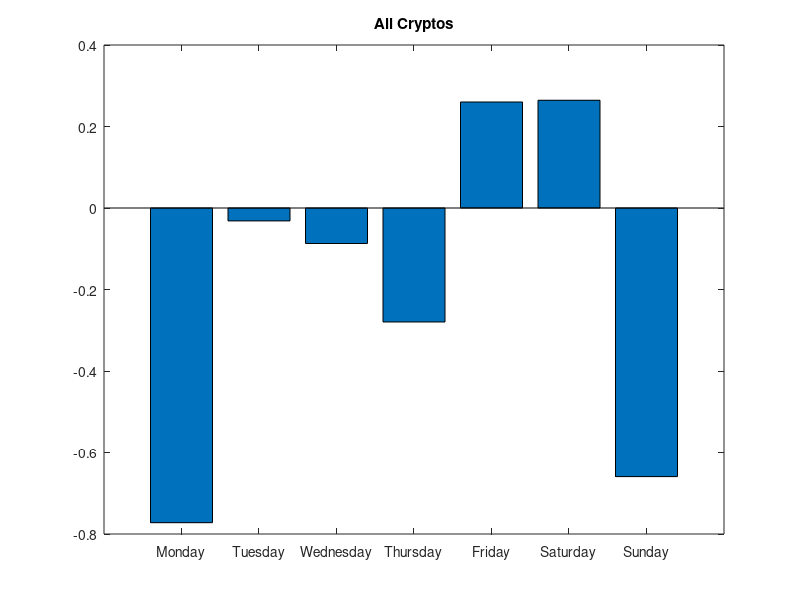
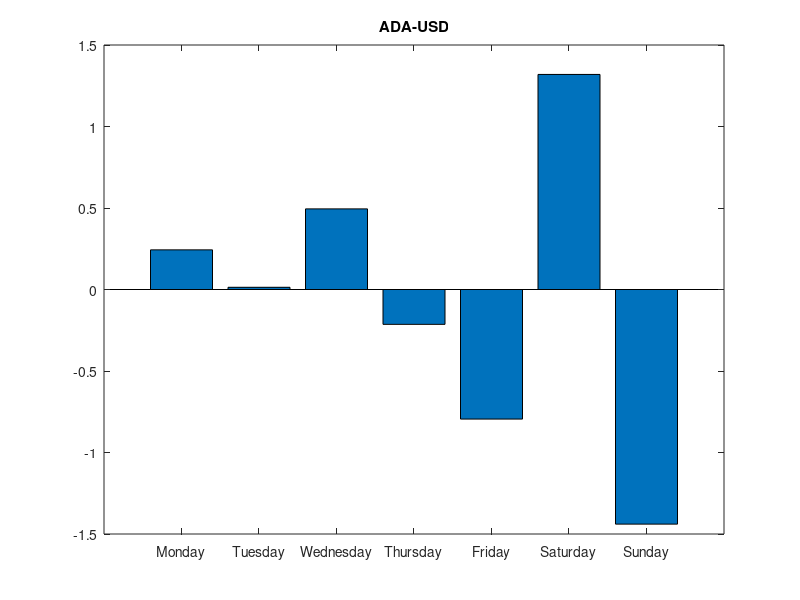
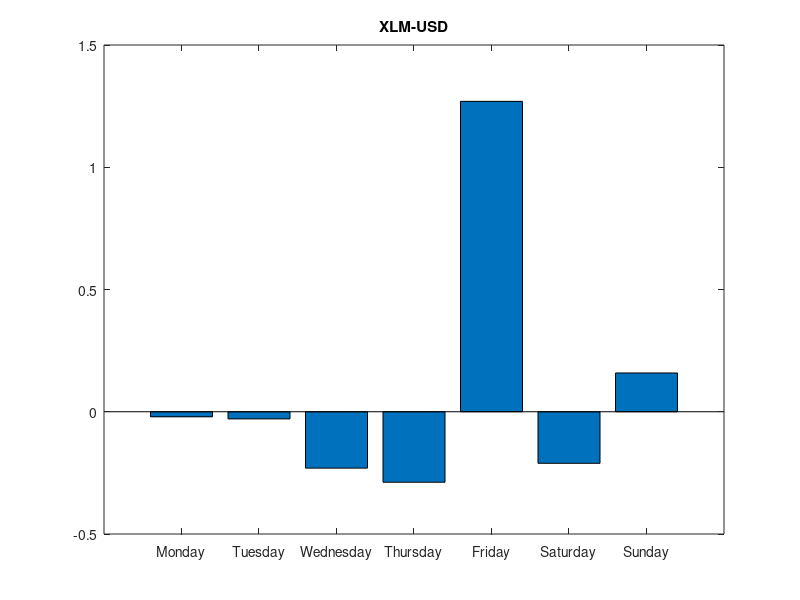

Here is the MATLAB script that generated these plots, in order:


days = {'Monday'; 'Tuesday'; 'Wednesday'; 'Thursday'; 'Friday'; 'Saturday'; 'Sunday'}

% All Data (50,000 days)
amts = [ -59.17712137672981, -2.3436303608749594,  -6.625477911006305, -21.307592185019587, 19.817919941329265,  20.143359561928328,  -50.24572286443639]
cnts =  [7663, 7401, 7607, 7618, 7618, 7618, 7623]

% ADA Data (181 Days)
amts2 = [0.063265, 0.003401, 0.128614, -0.055608, -0.206682, 0.343057, -0.374262]
cnts2 = [26,25,26,26,26,26,26];

% XLM Data (300 Days)
amts3 = [-0.008889, -0.012238, -0.099159, -0.123974,  0.545891, -0.090670, 0.068198]
cnts3 = [43,42,43,43,43,43,43]


figure
bar(amts./cnts*100)
set(gca, 'xtick', 1:7, 'xticklabel', days)
title("All Cryptos")

figure
bar(amts2./cnts2*100)
set(gca, 'xtick', 1:7, 'xticklabel', days)
title("ADA-USD")

figure
bar(amts3./cnts3*100)
set(gca, 'xtick', 1:7, 'xticklabel', days)
title("XLM-USD")